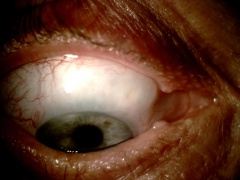
#> input picture converted/img_0.jpg, 240 x 180 px
$ python pruebaRecortes2.py
#> lines starting #> are read from the running program, lines starting #| are printed output that depends on the picture; long printed decimals are rounded
from PIL import Image
import numpy as np
import random

img=Image.open('./converted/img_0.jpg')
#> img is the input picture: PIL image 240x180 RGB; mean R, G, B 97, 59.5, 41.5
#izquierda,arriba,derecha,abajo
#240*240

#Obtención recorte central
#randomCenter=random.uniform(1.5,3.5)
#randomXCenter=random.uniform(1.5,2.5)
#randomYCenter=random.uniform(1.5,2.5)
squareSize=40

xCenter=(img.width/2)+random.uniform(-30,30)
#> xCenter = 140.7
yCenter=(img.height/2)+random.uniform(-30,30)
#> yCenter = 105.5
print('X:',xCenter,'Y:',yCenter)
#| X: 140.665 Y: 105.477
x1=xCenter-(squareSize/2)
#> x1 = 120.7
y1=yCenter-(squareSize/2)
#> y1 = 85.48
x2=xCenter+(squareSize/2)
#> x2 = 160.7
y2=yCenter+(squareSize/2)
#> y2 = 125.5

croppingMask=(x1,y1,x2,y2)
#> croppingMask = (120.7, 85.48, 160.7, 125.5)

centralSquareCropped=img.crop(croppingMask)
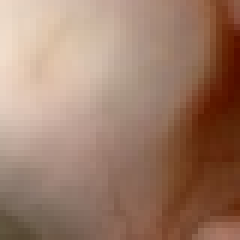
#> centralSquareCropped: PIL image 40x40 RGB (shown 6 times larger); mean R, G, B 157.9, 124.7, 105.8

#centralSquareCropped.show('0')
centralSquareCropped.save('0.jpg')
"""
randomXCenter=xCenter
randomYCenter=yCenter
#Obtención del recorte 1 (izquierda)-----------------------------------------
#Distancia despecto del cuadradito central
centralSquareDistance=(squareSize/2)+float((random.randrange(20)+10))+(squareSize/2) #Asi se aleja o acerca más del recorte del centro
#Coordenadas respecto del central
xCenter=img.width/randomXCenter-centralSquareDistance
yCenter=img.height/randomYCenter+float(random.uniform(-10.5,10.5))

x1=xCenter-(squareSize/2)
y1=yCenter-(squareSize/2)
x2=xCenter+(squareSize/2)
y2=yCenter+(squareSize/2)

croppingMask=(x1,y1,x2,y2)

leftSquareCropped=img.crop(croppingMask)

#leftSquareCropped.show('img1')
leftSquareCropped.save('1.jpg')


#Obtención del recorte 3 (arriba)-------------------------------------
#Distancia respecto al cuadrado central
centralSquareDistance=(squareSize/2)+float((random.randrange(20)+10))+(squareSize/2)
#Coordenadas respecto del central
xCenter=img.width/randomXCenter+float(random.uniform(-10.5,10.5))
yCenter=img.height/randomYCenter-centralSquareDistance

x1=xCenter-(squareSize/2)
y1=yCenter-(squareSize/2)
x2=xCenter+(squareSize/2)
y2=yCenter+(squareSize/2)

croppingMask=(x1,y1,x2,y2)

upSquareCropped=img.crop(croppingMask)

#upSquareCropped.show('img3')
upSquareCropped.save('3.jpg')


#Obtencion del recorte 7 (abajo)
#Distancia respecto al cuadrado central
centralSquareDistance=(squareSize/2)+float((random.randrange(20)+10))+(squareSize/2)
#Coordenadas respecto del central
xCenter=img.width/randomXCenter+float(random.uniform(-10.5,10.5))
yCenter=img.height/randomYCenter+centralSquareDistance

x1=xCenter-(squareSize/2)
y1=yCenter-(squareSize/2)
x2=xCenter+(squareSize/2)
y2=yCenter+(squareSize/2)

croppingMask=(x1,y1,x2,y2)

downSquareCropped=img.crop(croppingMask)

#rightSquareCropped.show('img5')
downSquareCropped.save('7.jpg')


#Obtencion del recorte 5 (derecha)
#Distancia despecto del cuadradito central
centralSquareDistance=(squareSize/2)+float((random.randrange(20)+10))+(squareSize/2) #Asi se aleja o acerca más del recorte del centro
#Coordenadas respecto del central
xCenter=img.width/randomXCenter+centralSquareDistance
yCenter=img.height/randomYCenter+float(random.uniform(-10.5,10.5))

x1=xCenter-(squareSize/2)
y1=yCenter-(squareSize/2)
x2=xCenter+(squareSize/2)
y2=yCenter+(squareSize/2)

croppingMask=(x1,y1,x2,y2)

rightSquareCropped=img.crop(croppingMask)

#downSquareCropped.show('img7')
rightSquareCropped.save('5.jpg')

#OBTENCION DE LAS DIAGONALES----------------------------------------------------------------------------------

#Superior izquierda (2)
#Coordenadas respecto del cuadrado central
centralSquareDistance=(squareSize/2)+float((random.randrange(20)+10))+(squareSize/2)
#Coordenadas respecto del central
xCenter=img.width/randomXCenter-centralSquareDistance+float(random.uniform(-10.5,10.5))
yCenter=img.height/randomYCenter-centralSquareDistance+float(random.uniform(-10.5,10.5))

x1=xCenter-(squareSize/2)
y1=yCenter-(squareSize/2)
x2=xCenter+(squareSize/2)
y2=yCenter+(squareSize/2)

croppingMask=(x1,y1,x2,y2)

leftUpSquareCropped=img.crop(croppingMask)

leftUpSquareCropped.save('2.jpg')

#Superior derecha (4)
#Coordenadas respecto del cuadrado central
centralSquareDistance=(squareSize/2)+float((random.randrange(20)+10))+(squareSize/2)
#Coordenadas respecto del central
xCenter=img.width/randomXCenter+centralSquareDistance+float(random.uniform(-10.5,10.5))
yCenter=img.height/randomYCenter-centralSquareDistance+float(random.uniform(-10.5,10.5))

x1=xCenter-(squareSize/2)
y1=yCenter-(squareSize/2)
x2=xCenter+(squareSize/2)
y2=yCenter+(squareSize/2)

croppingMask=(x1,y1,x2,y2)

rightUpSquareCropped=img.crop(croppingMask)

rightUpSquareCropped.save('4.jpg')

#Inferior izquierda (8)

centralSquareDistance=(squareSize/2)+float((random.randrange(20)+10))+(squareSize/2)
#Coordenadas respecto del central
xCenter=img.width/randomXCenter-centralSquareDistance+float(random.uniform(-10.5,10.5))
yCenter=img.height/randomYCenter+centralSquareDistance+float(random.uniform(-10.5,10.5))

x1=xCenter-(squareSize/2)
y1=yCenter-(squareSize/2)
x2=xCenter+(squareSize/2)
y2=yCenter+(squareSize/2)

croppingMask=(x1,y1,x2,y2)

leftDownSquareCropped=img.crop(croppingMask)

leftDownSquareCropped.save('8.jpg')

#Inferior derecha(6)
#Coordenadas respecto del cuadrado central
centralSquareDistance=(squareSize/2)+float((random.randrange(20)+10))+(squareSize/2)
#Coordenadas respecto del central
xCenter=img.width/randomXCenter+centralSquareDistance+float(random.uniform(-10.5,10.5))
yCenter=img.height/randomYCenter+centralSquareDistance+float(random.uniform(-10.5,10.5))

croppingMask=(x1,y1,x2,y2)

rightDownSquareCropped=img.crop(croppingMask)

rightDownSquareCropped.save('6.jpg')
"""

$ run again, with converted/img_10.jpg copied over converted/img_0.jpg
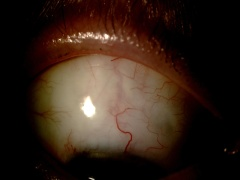
#> input picture converted/img_10.jpg, 240 x 180 px
#> img is the input picture: PIL image 240x180 RGB; mean R, G, B 51.5, 35.2, 25.1
#| X: 140.665 Y: 105.477
#> `centralSquareCropped=img.crop(croppingMask)`:
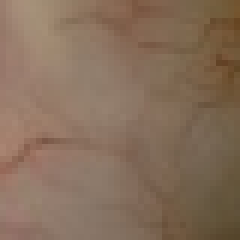
#> centralSquareCropped: PIL image 40x40 RGB (shown 6 times larger); mean R, G, B 134.3, 110.2, 90.7
